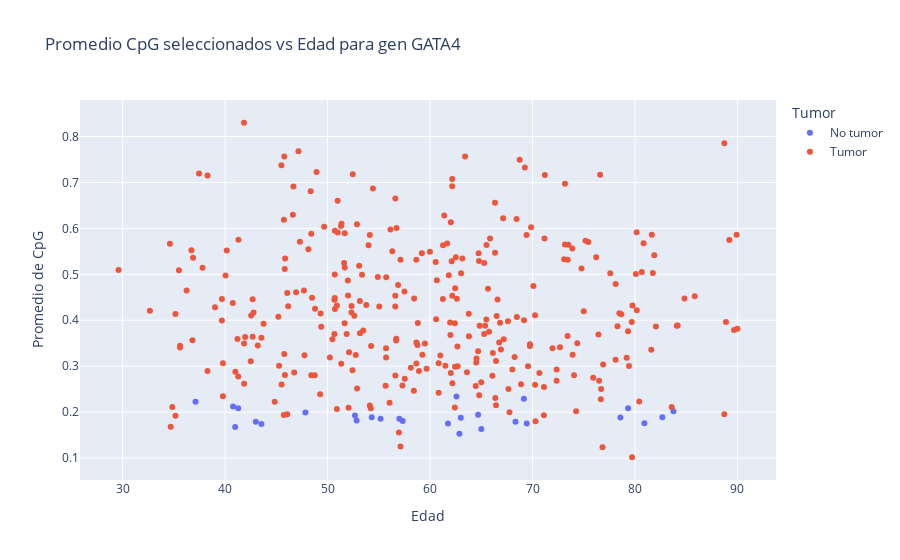

Notebook code for this chart:
### Code cell
plot_mean_age(df_gata4, 'GATA4')

### Figure 1 — Plotly figure (JSON) as saved in the notebook; plotly's stock layout.template omitted (floating-point values rounded to 4 significant figures; data arrays with more than 128 entries replaced by an {"elided": "..."} marker saying what was removed)
{"data": [{"hovertemplate": "Tumor=No tumor<br>Edad=%{x}<br>Promedio de CpG=%{y}<extra></extra>", "legendgroup": "No tumor", "marker": {"color": "#636efa", "symbol": "circle"}, "mode": "markers", "name": "No tumor", "orientation": "v", "showlegend": true, "type": "scatter", "x": [79.33, 55.17, 69.16, 54.31, 65.0, 61.75, 52.84, 62.87, 63.0, 37.11, 69.44, 52.67, 64.69, 83.75, 57.33, 47.84, 78.57, 43.0, 80.92, 40.98, 68.34, 40.78, 43.54, 82.67, 57.0, 62.58, 41.28], "xaxis": "x", "y": [0.2082, 0.1855, 0.2289, 0.1888, 0.1633, 0.1751, 0.1817, 0.153, 0.1875, 0.2226, 0.175, 0.1925, 0.1945, 0.2016, 0.1806, 0.1994, 0.1884, 0.1793, 0.1759, 0.1676, 0.1789, 0.212, 0.1743, 0.1887, 0.1854, 0.2339, 0.2084], "yaxis": "y"}, {"hovertemplate": "Tumor=Tumor<br>Edad=%{x}<br>Promedio de CpG=%{y}<extra></extra>", "legendgroup": "Tumor", "marker": {"color": "#EF553B", "symbol": "circle"}, "mode": "markers", "name": "Tumor", "orientation": "v", "showlegend": true, "type": "scatter", "x": {"elided": "312 float values"}, "xaxis": "x", "y": {"elided": "312 float values"}, "yaxis": "y"}], "layout": {"legend": {"title": {"text": "Tumor"}, "tracegroupgap": 0}, "title": {"text": "Promedio CpG seleccionados vs Edad para gen GATA4"}, "xaxis": {"anchor": "y", "domain": [0, 1], "title": {"text": "Edad"}}, "yaxis": {"anchor": "x", "domain": [0, 1], "title": {"text": "Promedio de CpG"}}}}
